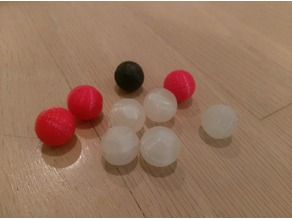
#> input picture tests/many.jpg, 292 x 219 px
$ python -i get_color_blobs.py   (imports and definitions only)   (older library calls are emulated)
#> lines starting #> are read from the running program, lines starting #| are printed output that depends on the picture; after the words box and inside, x2 and y2 are one past the last pixel; in counts of white or black regions, pixels touching at a corner belong together; long printed decimals are rounded
#> further down, picture is the input picture: shape (219, 292, 3); mean B, G, R 93.9, 116.1, 150.4
# Standard imports
import cv2
import numpy as np

# Setup default values for SimpleBlobDetector parameters.
params = cv2.SimpleBlobDetector_Params()

# These are just examples, tune your own if needed
# Change thresholds
params.minThreshold = 10
params.maxThreshold = 200

# Filter by Area
params.filterByArea = False
params.minArea = 150
params.maxArea = 50000

# Filter by Circularity
params.filterByCircularity = False
params.minCircularity = 0.1

# Filter by Color
params.filterByColor = True
# not directly color, but intensity on the channel input
params.blobColor = 255
params.filterByConvexity = False
params.filterByInertia = False

# Create a detector with the parameters
ver = cv2.__version__.split('.')
if int(ver[0]) < 3:
    detector = cv2.SimpleBlobDetector(params)
else:
    detector = cv2.SimpleBlobDetector_create(params)


def get_color_blobs(img_BGR, rangeMin=(160, 80, 50), rangeMax=(10, 255, 255)):
    # keypoints on original image (will look for blobs in grayscale)
#> called with rangeMin = (160, 80, 50), rangeMax = (10, 255, 255)
    image = cv2.cvtColor(img_BGR, cv2.COLOR_BGR2HSV)
#> image: shape (219, 292, 3); mean H, S, V 18.5, 98.3, 150.4

    # HSV FORMAT ranges
    if rangeMin[0] > rangeMax[0]:
        rangeMin1 = rangeMin
        rangeMax1 = (179, rangeMax[1], rangeMax[2])

        rangeMin2 = (0, rangeMin[1], rangeMin[2])
        rangeMax2 = rangeMax
    else:
        rangeMin1 = rangeMin
        rangeMax1 = rangeMin

        rangeMin2 = rangeMin
        rangeMax2 = rangeMax

    # Obtain the mask
    mask1 = cv2.inRange(image, rangeMin1, rangeMax1)
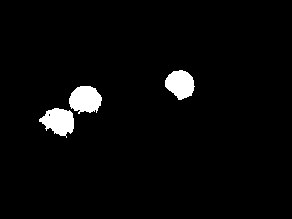
#> mask1: shape (219, 292); 3.2% white; 3 white regions, box (x1, y1, x2, y2) and area: (69, 86, 102, 114) 697, (39, 108, 74, 138) 682, (165, 70, 195, 100) 637
    mask2 = cv2.inRange(image, rangeMin2, rangeMax2)
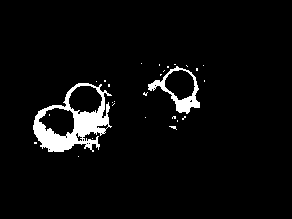
#> mask2: shape (219, 292); 4.5% white; 28 white regions (26 under 20 px), largest, box (x1, y1, x2, y2) and area: (33, 83, 112, 152) 2149, (148, 66, 200, 114) 637
    mask = mask1 | mask2
#> mask: shape (219, 292); 7.7% white; 27 white regions (25 under 20 px), largest, box (x1, y1, x2, y2) and area: (33, 83, 112, 152) 3530, (148, 66, 200, 114) 1274

    # some morphological operations (closing) to remove small blobs
    mask = cv2.erode(mask, cv2.getStructuringElement(cv2.MORPH_RECT, (8, 8)))
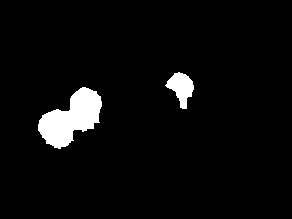
#> mask: shape (219, 292); 4.3% white; 2 white regions, box (x1, y1, x2, y2) and area: (38, 87, 102, 149) 2182, (165, 72, 194, 109) 580
    mask = cv2.dilate(mask, cv2.getStructuringElement(cv2.MORPH_RECT, (10, 10)))
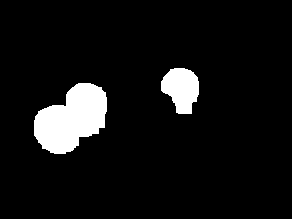
#> mask: shape (219, 292); 7.4% white; 2 white regions, box (x1, y1, x2, y2) and area: (34, 83, 107, 154) 3448, (161, 68, 199, 114) 1255

    if cv2.countNonZero(mask) == 0:
        # nothing to search
        return []

    # apply the mask
    keypoints = detector.detect(mask)
#> keypoints = 2 keypoints; (x, y, size): (71, 119, 67.6), (181, 88, 40)
    # keypoints = cv2.HoughCircles(mask, cv2.HOUGH_GRADIENT, 1, 150, param1=100, param2=20, minRadius=20, maxRadius=200)

    if True:
        regions = cv2.bitwise_and(img_BGR, img_BGR, mask=mask)
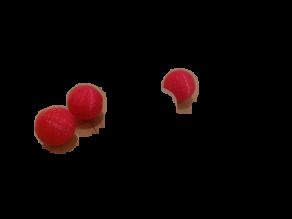
#> regions: shape (219, 292, 3); mean B, G, R 3.1, 3.2, 10.8
        regions = cv2.cvtColor(regions, cv2.COLOR_HSV2BGR)
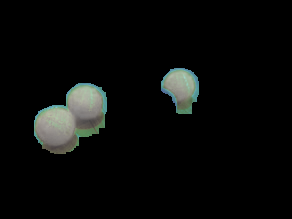
#> regions: shape (219, 292, 3); mean B, G, R 9.6, 10.6, 9.5

        for kp in keypoints:
            print(kp.pt[0], kp.pt[1], kp.size)
#> this loop made 2 passes
#> kp on passes 1 to 2: keypoint at (71.2, 118.6), size 67.6, keypoint at (181, 88.3), size 40
#| 71.242 118.588 67.618
#| 181.012 88.329 40.038

        # Show mask and blobs found
        im_with_keypoints = cv2.drawKeypoints(img_BGR, keypoints, np.array([]),
                                              (255, 255, 255), cv2.DRAW_MATCHES_FLAGS_DRAW_RICH_KEYPOINTS)

        cv2.imshow("Detected Regions", np.hstack([im_with_keypoints, regions]))
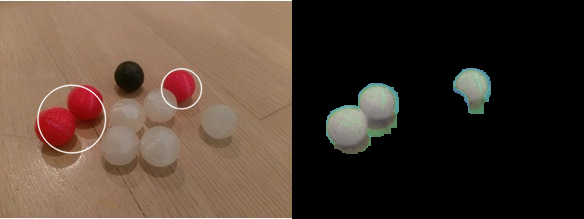
#> window 'Detected Regions': shape (219, 584, 3); mean B, G, R 52.4, 63.9, 80.3
        cv2.waitKey(0)

    return keypoints


def get_blob(img_BGR, rangeMin=(160, 80, 50), rangeMax=(10, 255, 255)):
    blobs = get_color_blobs(img_BGR, rangeMin, rangeMax)
    blob = max(blobs, default=None, key=lambda item: item.size)

    return (blob.pt[0] / 320, blob.pt[1] / 240) if blob is not None else None


def position_reached(img_BGR, rangeMin=(160, 80, 50), rangeMax=(10, 255, 255)):
    image = cv2.cvtColor(img_BGR, cv2.COLOR_BGR2HSV)
    if rangeMin[0] > rangeMax[0]:
        rangeMin1 = rangeMin
        rangeMax1 = (179, rangeMax[1], rangeMax[2])

        rangeMin2 = (0, rangeMin[1], rangeMin[2])
        rangeMax2 = rangeMax
    else:
        rangeMin1 = rangeMin
        rangeMax1 = rangeMin

        rangeMin2 = rangeMin
        rangeMax2 = rangeMax

    # Obtain the mask
    mask1 = cv2.inRange(image, rangeMin1, rangeMax1)
    mask2 = cv2.inRange(image, rangeMin2, rangeMax2)
    mask = mask1 | mask2


    sum = 0
    for i in range(80):
        for j in range(320):
            if(mask[i][j] == 255): sum = sum + 1
    percentaje = sum / 320 / 80

    return percentaje > 0.65

>>> import cv2
>>> picture = cv2.imread('../many.jpg')
>>> result = get_color_blobs(picture)
#> result has the same summary as keypoints in get_color_blobs
